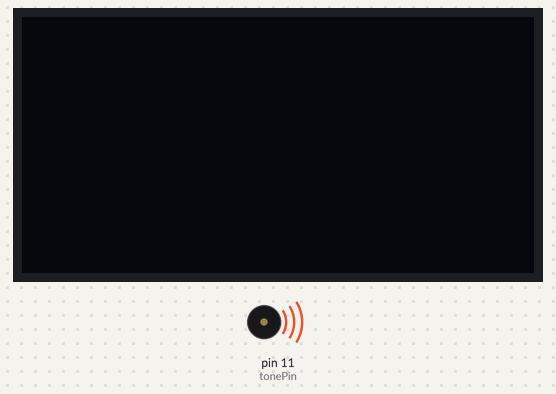
A sketch run on a simulated Arduboy, built with avr-gcc and run on an emulated ATmega32U4. On the bench: 128×64 one-colour display, buzzer (waves = sounding).

Above: at 0.2 s.
At 2.61 s:
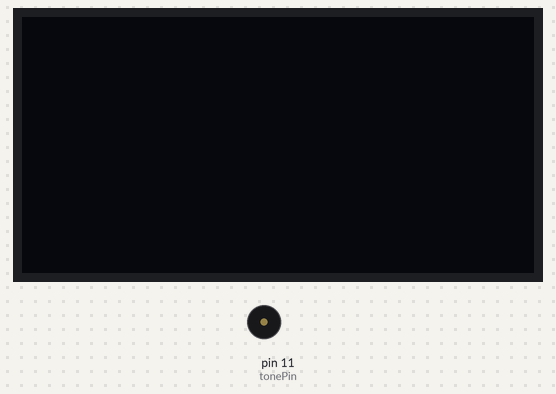
Timing chart, 0 to 3.0 s (numbered marks = the images above):
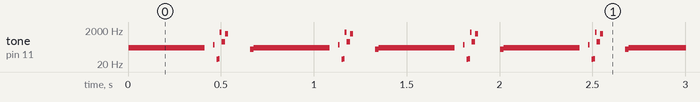

Measured:
- by itself, tone on pin 11 (tonePin): repeats every 0.67 s: silent 0.05 s, 277 Hz 0.01 s, silent 0.01 s, 38 Hz 0.01 s, 41 Hz 0.01 s, 1479 Hz 0.01 s, 415 Hz 0.02 s, 1244 Hz 0.02 s, silent 0.12 s, 146 Hz 0.02 s, 184 Hz 0.41 s

The sketch:

musica.ino
```cpp
#include <Arduboy2.h>
Arduboy2 arduboy;

int tonePin = 11;
void setup() {arduboy.begin();arduboy.clear();}

void midi() {
    tone(tonePin, 184, 409.88372093);
    delay(455.426356589);
    tone(tonePin, 277, 8.72093023256);
    delay(9.68992248062);
    delay(9.68992248062);
    tone(tonePin, 38, 8.72093023256);
    delay(9.68992248062);
    tone(tonePin, 41, 8.72093023256);
    delay(9.68992248062);
    tone(tonePin, 1479, 8.72093023256);
    delay(9.68992248062);
    tone(tonePin, 415, 17.4418604651);
    delay(19.3798449612);
    tone(tonePin, 1244, 17.4418604651);
    delay(19.3798449612);
    delay(116.279069767);
    tone(tonePin, 146, 17.4418604651);
    delay(19.3798449612);
}

void loop() {
    // Play midi
    midi();
}
```
